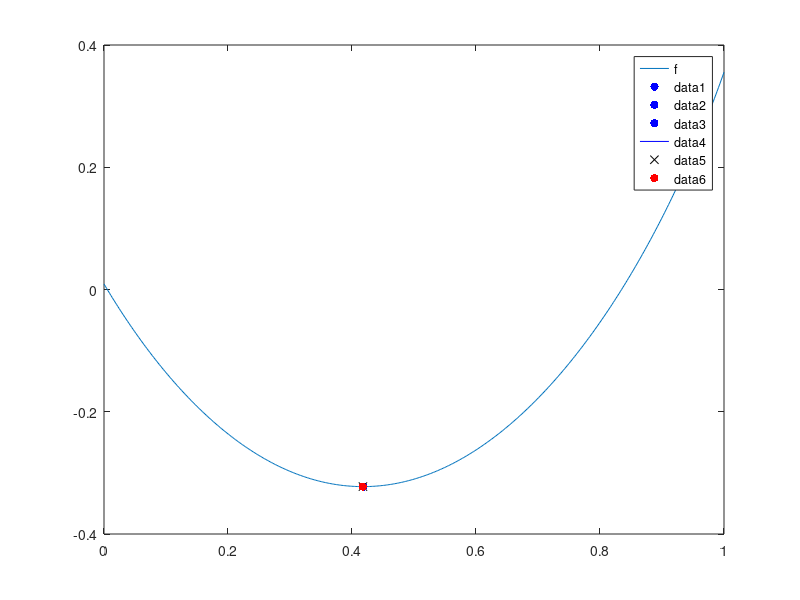

Reproduce this figure in MATLAB.
function lab_03()
    clc();
    cla

    a = 0;
    b = 1;
    eps = 1e-6;

    debugFlag = true;
    delay = 1;

    fplot(@f, [a, b]);
    hold on;

    fprintf('Выбор изначальных точек x1, x2, x3 с помощью метода золотого сечения:\n\n');

    tau = (sqrt(5) - 1) / 2;
    l = b - a;

    x1 = b - tau * l;
    x2 = a + tau * l;
    f1 = f(x1);
    f2 = f(x2);

    N = 2;
    while true
        if debugFlag
            fprintf('N = %2d:   a = %.10f;   b = %.10f;\n', N, a, b);
            line([a b], [f(a) f(b)]);
            pause(delay);
        end

        if l > 2 * eps
            if f1 <= f2
                b = x2;
                fb = f2;
                l = b - a;

                x2 = x1;
                f2 = f1;

                x1 = b - tau * l;
                f1 = f(x1);

                if f1 >= f2
                    x3 = b;
                    f3 = fb;
                    break;
                end
            else
                a = x1;
                fa = f1;
                l = b - a;

                x1 = x2;
                f1 = f2;

                x2 = a + tau * l;
                f2 = f(x2);

                if f1 <= f2
                    x3 = x2;
                    f3 = f2;

                    x2 = x1;
                    f2 = f1;

                    x1 = a;
                    f1 = fa;
                    break;
                end
            end
        
            N = N + 1;
        else
            xStar = (a + b) / 2;
            fStar = f(xStar);

            N = N + 1;
            scatter(xStar, fStar, 'r', 'filled');
            fprintf('\nОтвет:   x* = %.10f;   f(x*) = %.10f.\n\n', xStar, fStar);
            return;
        end
    end

    N = N + 1;

    if debugFlag
        fprintf('N = %2d:   a = %.10f;   b = %.10f;\n\n', N, a, b);
        line([a b], [f(a) f(b)]);
        pause(delay);

        scatter(x1, f1, 'b', 'filled');
        scatter(x2, f2, 'b', 'filled');
        scatter(x3, f3, 'b', 'filled');
        line([x1 x3], [f1 f3], 'color', 'b');
        pause(delay);
    end

    fprintf('x1 = %.10f\nx2 = %.10f\nx3 = %.10f\n\n', x1, x2, x3);
    fprintf('Метод парабол:\n\n');

    a1 = (f2 - f1) ./ (x2 - x1);
    a2 = ((f3 - f1) ./ (x3 - x1) - (f2 - f1) ./ (x2 - x1)) ./ (x3 - x2);
    x_line = 1 / 2 .* (x1 + x2 - a1 ./ a2);
    f_line = f(x_line);
    N = N + 1;

    if debugFlag
        plot(x_line, f_line, 'xk');
        pause(delay);
    end

    it = 1;
    while true 
        if it == 1 || abs(prev_x_line - x_line) > eps
            it = it + 1;

            if f_line > f2
                temp = f_line; 
                f_line = f2; 
                f2 = temp;

                temp = x_line; 
                x_line = x2; 
                x2 = temp;
            end
    
            if x_line > x2
                x1 = x2; 
                f1 = f2;
            else
                x3 = x2; 
                f3 = f2;
            end

            x2 = x_line; 
            f2 = f_line;
            
            if debugFlag
                hold off;
                fplot(@f, [0, 1]);
                hold on;

                scatter(x1, f1, 'b', 'filled');
                scatter(x2, f2, 'b', 'filled');
                scatter(x3, f3, 'b', 'filled');
                line([x1 x3], [f1 f3], 'color', 'b');
                pause(delay);
            end

            prev_x_line = x_line;

            a1 = (f2 - f1) ./ (x2 - x1);
            a2 = ((f3 - f1) ./ (x3 - x1) - (f2 - f1) ./ (x2 - x1)) ./ (x3 - x2);
            x_line = 1 / 2 .* (x1 + x2 - a1 ./ a2);
            f_line = f(x_line);
            N = N + 1;

            if debugFlag
                fprintf('Для N = %2d:\n', N);
                fprintf('x1 = %.10f;   f1 = %.10f;\n', x1, f1);
                fprintf('x2 = %.10f;   f2 = %.10f;\n', x2, f2);
                fprintf('x3 = %.10f;   f3 = %.10f;\n', x3, f3);
                fprintf('Текущее приближение: x = %.10f, f(x) = %.10f\n\n', x_line, f_line);
                plot(x_line, f_line, 'xk');
                pause(delay);
            end
        else
            xStar = x_line;
            fStar = f_line;
            break;
        end
    end
    
    scatter(xStar, fStar, 'r', 'filled');
    fprintf('Ответ:   x* = %.10f;   f(x*) = %.10f.\n\n', xStar, fStar);
end

function y = f(x)
    y = asin((35.* power(x, 2) - 30.*x + 9) ./ 20) + cos((10.* power(x, 3) + 185.* power(x, 2) + 340.*x + 103) ./ (50.* power(x, 2) + 100.*x + 30)) + 0.5;
end
